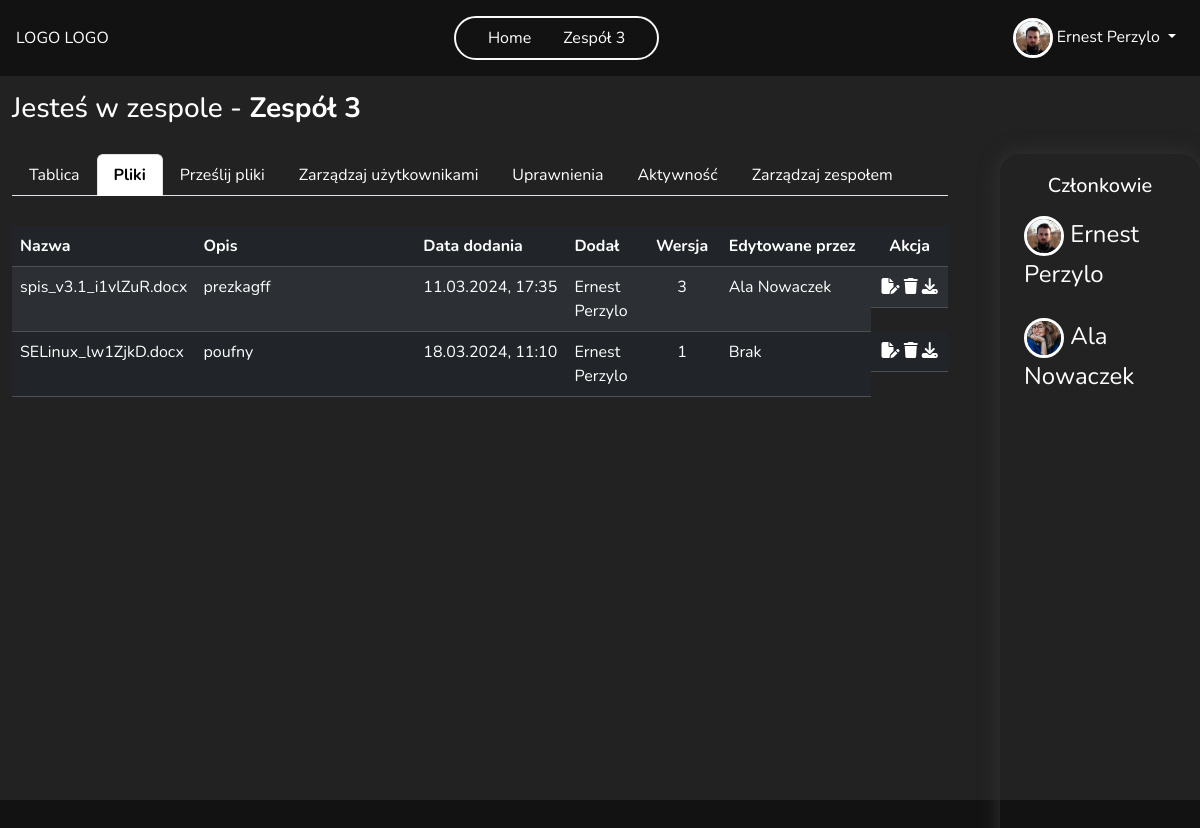
Before: /team/5/files (signed in) with the older database file.
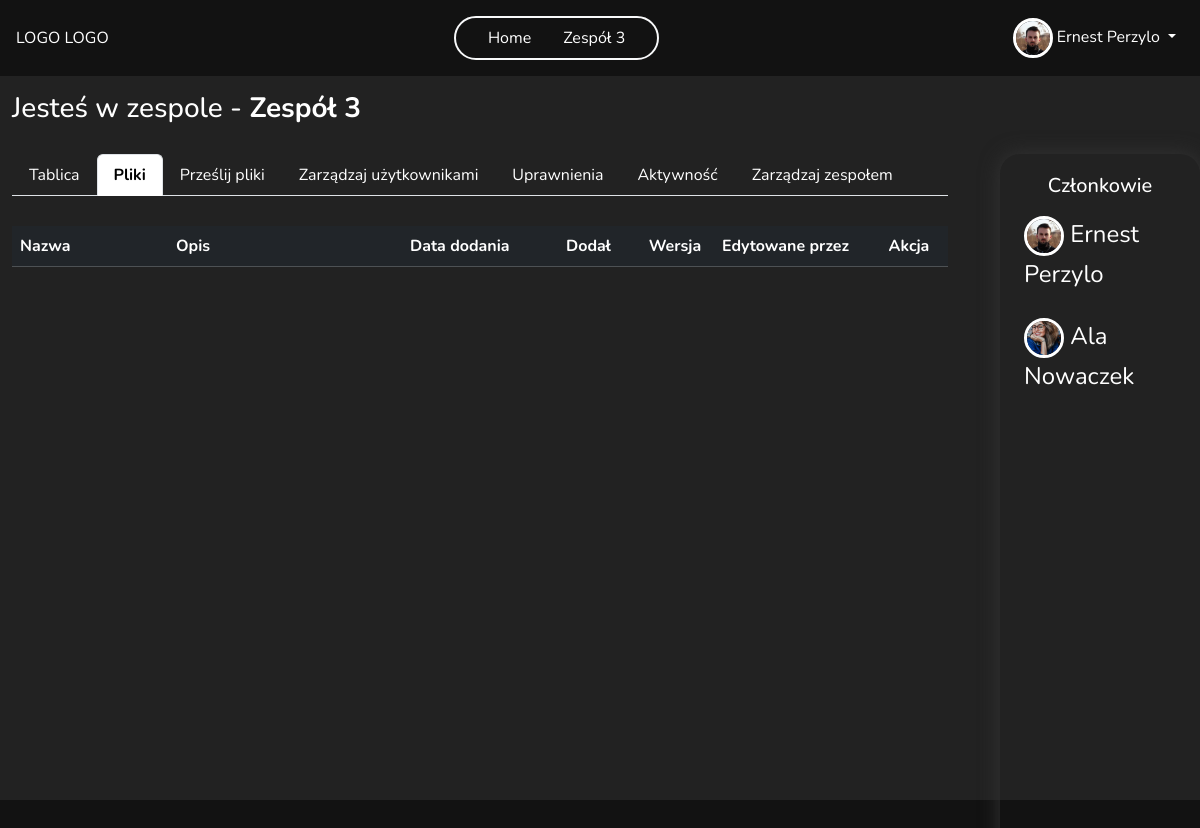
After: the same page with the newer database file.
### main/models.py (models this page shows, shortened)
class Team(models.Model):
    name = models.CharField(max_length=255)
    founder = models.ForeignKey(User, on_delete=models.CASCADE, related_name='team_founder')
    members = models.ManyToManyField(User, through='TeamMembership', related_name='team_member', blank=True)
    key = models.OneToOneField(Key, on_delete=models.SET_NULL, null=True, blank=True, related_name='team_key', unique=True)
    def get_members(self):
        return TeamMembership.objects.filter(team=self)
    class Meta:
        permissions = [
            ("add_new_member", "Can add new team memeber"),
            ("delete_member", "Can delete team memeber"),
            ("manage_perms", "Can manage all permission in team"),
            ("view_logs", "Can see team logs")
        ]

class File(models.Model):
    PRIVACY_CHOICES = [
        ('public', 'Publiczny'),
        ('confidencial', 'Poufny'),
        ('secret', 'Tajny')
    ]
    class Meta:
        permissions = [
            ('download_file', 'Can download file'),
            ('view_confidencial', 'Can view confidencial files'),
            ('edit_confidencial', 'Can edit confidencial files'),
            ('download_confidencial', 'Can download confidencial files'),
            ('view_secret', 'Can view secret files'),
            ('edit_secret', 'Can edit secret files'),
            ('download_secret', 'Can download secret files'),
        ]
    description = models.CharField(max_length=255)
    author = models.ForeignKey(User, on_delete=models.CASCADE)
    team = models.ForeignKey(Team, on_delete=models.CASCADE)
    file = models.FileField(upload_to=upload_to_team_folder, validators=[CustomFileExtensionValidator(['pdf', 'doc', 'docx'])])
    upload_date = models.DateTimeField(default=timezone.now)
    version = models.SmallIntegerField(default=1)
    last_editor = models.ForeignKey(User, on_delete=models.SET_NULL, null=True, blank=True, related_name='last_edited_files')
    privacy_level = models.CharField(max_length=12, choices=PRIVACY_CHOICES, default='public')
    def get_file_name(self):
        return os.path.basename(self.file.name)
    def download(self, request):
        if self.team.key:
            fernet_team = self.get_team_key()
            encrypt_content = self.file.read()
            decrypted_content = fernet_team.decrypt(encrypt_content)
            mime_type, _ = guess_type(self.file.name)
            response = HttpResponse(decrypted_content, content_type=mime_type)
            response['Content-Disposition'] = f'attachment; filename="{os.path.basename(self.file.name)}"'
        return response

class TeamMembership(models.Model):
    user = models.ForeignKey(User, on_delete=models.CASCADE)
    team = models.ForeignKey(Team, on_delete=models.CASCADE)
    groups = models.ManyToManyField(Group)
    def get_fullname_member(self):
        return f'{self.user.get_full_name()}'

class Profile(models.Model):
    user = models.OneToOneField(User, on_delete=models.CASCADE)
    image = models.ImageField(default='default.jpg', upload_to=UniqueFileName('profile_pics'))
    bio = models.TextField(max_length=500, blank=True, null=True)
    country = CountryField(default = 'PL')
    age = models.PositiveSmallIntegerField(blank=True, null=True)
    phone_number = models.CharField(max_length=20, blank=True, null=True)
    website = models.CharField(max_length=255, blank=True, null=True)
    last_password_change = models.DateTimeField(null=True, blank=True, default=timezone.now)

### main/views.py (the view, shortened to what this page needs)
# urls.py: path('team/<int:id>/files', views.team_files, name='team_files'),
@login_required
def team_files(request, id):
    team, members = get_team_and_members(id)
    if request.user.is_authenticated:
        user = request.user
        user_permissions = get_user_perms(user, team)
    view_file_perms = check_perms(user, team, 'view_file')
    view_confidencial_perms = check_perms(user, team, 'view_confidencial')
    view_secret_perms = check_perms(user, team, 'view_secret')
    if view_file_perms and view_confidencial_perms and view_secret_perms:
        files = File.objects.filter(team=team)
    context = {'team': team, 'files': files, 'user':user, 'members': members, 'user_permissions':user_permissions}
    return render(request, 'teams/team_files.html', context=context)

### main/context_processors.py (called while the page is built)
def user_teams(request):
    if request.user.is_authenticated:
        user_teams = Team.objects.filter(members = request.user)
    else:
        user_teams = None
    return {'user_teams':user_teams}

### main/permission_tools.py (called while the page is built)
def check_perms(user, team, codename):
    team_membership = TeamMembership.objects.filter(user=user, team=team).first()
    if team_membership:
        if team_membership.groups.filter(permissions__codename=codename).exists():
            return True
        return False
    else:
        raise Http404("Nie należysz do tego zespołu!!!")

def get_user_perms(user, team):
    team_membership = TeamMembership.objects.filter(user=user, team=team).first()
    user_permissions = []
    if team_membership:
        group = team_membership.groups.first()
        if group:
            user_permissions += list(group.permissions.values_list('codename', flat=True))
    return user_permissions

### main/views.py (called while the page is built)
def get_team_and_members(id):
    team = get_object_or_404(Team, pk=id)
    members = team.get_members()
    return team, members

### main/templates/teams/team_files.html (shortened to what this page needs)
{% extends "teams/team_board.html" %}
{% load crispy_forms_tags %}
{% block navbar %}
    {% include 'main/navbar.html' %}
{% endblock navbar %}
{% block team-content %}
<table class="table table-striped table-dark ">
  <thead>
    <tr>
      <th class="col-2" scope="col">Nazwa</th>
      <th class="col-3" scope="col">Opis</th>
      <th class="col-2" scope="col">Data dodania</th>
      <th class="col-1" scope="col">Dodał</th>
      <th class="col-1 text-center" scope="col">Wersja</th>
      <th class="col-2" scope="col">Edytowane przez</th>
      <th class="col-1 text-center" scope="col">Akcja</th>
    </tr>
  </thead>
  <tbody>
    {% for file in files %}
      <tr>
        <td>{{file.get_file_name}}</td>
        <td>{{file.description}}</td>
        <td>{{file.upload_date|date:"d.m.Y"}}, {{file.upload_date|time:"H:i"}}</td>
        <td>{{file.author.get_full_name}}</td>
        <td class="text-center">{{file.version}}</td>
        <td>
          {% if file.last_editor %}
            {{ file.last_editor.get_full_name }}
          {% else %}
              Brak
          {% endif %}
        </td>
        <td class="d-flex justify-content-around  ">
          {% if 'edit_confidencial' in user_permissions and file.privacy_level == 'confidencial' or user == file.author%}
            <a href="{% url 'edit_file' team.id file.id %}" class="text-white"><i class="fa-solid fa-file-pen"></i></a>
          {% elif 'edit_secret' in user_permissions and file.privacy_level == 'secret' or user == file.author %}
            <a href="{% url 'edit_file' team.id file.id %}" class="text-white"><i class="fa-solid fa-file-pen"></i></a>
          {% elif 'change_file' in user_permissions and file.privacy_level == 'public' or user == file.author %}
            <a href="{% url 'edit_file' team.id file.id %}" class="text-white"><i class="fa-solid fa-file-pen"></i></a>
          {% endif %}
          {% if user == file.author or 'delete_file' in user_permissions%}
          <a  data-bs-toggle="modal" data-bs-target="#confirmDeleteModal"><i class="fa-solid fa-trash"></i></a>
          {% endif %}
          {% if 'download_confidencial' in user_permissions and file.privacy_level == 'confidencial' %}
           <a href="{% url 'download_file' file.id %}" class="text-white" target="_blank"><i class="fa-solid fa-download"></i></a>
          {% elif 'download_secret' in user_permissions and file.privacy_level == 'secret' %}
           <a href="{% url 'download_file' file.id %}" class="text-white" target="_blank"><i class="fa-solid fa-download"></i></a>
          {% elif 'download_file' in user_permissions and file.privacy_level == 'public' %}
            <a href="{% url 'download_file' file.id %}" class="text-white" target="_blank"><i class="fa-solid fa-download"></i></a>
          {% endif %}
        </td>
      </tr>
    {% endfor %}
  </tbody>
</table>
{% endblock %}

### main/templates/teams/team_board.html (shortened to what this page needs)
{% extends "main/base.html" %}
{% load crispy_forms_tags %}
{% block content %}
<div class="container-fluid team-container ">
  <h3 class="mt-3">Jesteś w zespole - <strong>{{team.name}}</strong> </h3>
    <div class="row ">
        <div class="col-10 team-col">
            <ul class="nav nav-tabs">
                <li class="nav-item">
                  <a class="nav-link" aria-current="page" href="{% url 'team_board' team.id %}">Tablica</a>
                </li>
                <li class="nav-item">
                  <a class="nav-link" href="{% url 'team_files' team.id %}">Pliki</a>
                </li>
                <li class="nav-item">
                  <a class="nav-link" href="{% url 'team_add_file' team.id %}">Prześlij pliki</a>
                </li>
                {% if 'delete_member' in user_permissions and 'add_new_member' in user_permissions %}
                  <li class="nav-item">
                    <a class="nav-link" href="{% url 'team_members' team.id %}">Zarządzaj użytkownikami</a>
                  </li>
                {% endif %}
                {% if 'manage_perms' in user_permissions %}
                  <li class="nav-item">
                    <a class="nav-link" href="{% url 'team_permission' team.id %}">Uprawnienia</a>
                  </li>
                {% endif %}
                {% if  'view_logs' in user_permissions %}
                <li class="nav-item">
                  <a class="nav-link" href="{% url 'team_logs' team.id %}">Aktywność</a>
                </li>
                {% endif %}
                {% if 'change_team' in user_permissions %}
                  <li class="nav-item">
                    <a class="nav-link" href="{% url 'team_manage' team.id %}">Zarządzaj zespołem</a>
                  </li>
                {% endif %}
              </ul>
            <div class="team-content">
              {% block team-content %}{% endblock team-content %}
            </div>
        </div>
        <div class="col-2 members-col" >
            <h5 class="text-center ">Członkowie</h5>
          {% for member in members %}
            <div class="row d-flex align-items-center ">
                <div class="member-name d-flex justify-content-between ">
                    <div>
                      <img src="{{ member.user.profile.image.url }}" class="rounded-circle img-profile">
                      {{member.get_fullname_member}}
                    </div>
                </div>
            </div>
          {% endfor %}
        </div>
    </div>
</div>
{% endblock content %}

### main/templates/main/navbar.html (shortened to what this page needs)
<nav class="navbar navbar-expand-lg my-nav text-light justify-content-center position-relative p-3 z-3">
  <div class="d-flex justify-content-between w-100 align-items-center">
    <a class=" nav-link" href="/">LOGO LOGO</a>
    <ul class="navbar-nav mb-2 mb-lg-0 justify-content-center border border-2 border-light rounded-pill px-4 gap-3 ">
      <li class="nav-item">
        <a class="nav-link active" aria-current="page" href="{% url 'home' %}">Home</a>
      </li>
      {% if user_teams %}
        {% for team in user_teams %}
          <li class="nav-item">
            <a class="nav-link" href="{% url 'team_board' team.id %}">{{ team.name }}</a>
          </li>
        {% endfor %}
      {% endif %}
    </ul>
    <div class="navbar-nav ">
      {% if user.is_authenticated %}
          <div class="nav-item dropdown ml-auto">
            <a class="nav-link dropdown-toggle" href="#" role="button" data-bs-toggle="dropdown" aria-expanded="true">
              <img src="{{ user.profile.image.url }}" class="rounded-circle img-profile">
              {{ user.get_full_name }}
            </a>
          </div>
      {% else %}
      <a
        class="nav-link border border-2 border-light rounded-pill d-flex justify-content-center align-items-center gap-3 position-relative login-icon"
        href="{% url 'my-login' %}">Login<i class="fa-solid fa-user border border-2 border-light rounded-circle position-absolute button-icon"></i></a>
      {% endif %}
    </div>
  </div>
</nav>

Changed rows visible on the page:
removed File: get_file_name "spis_v3.1_i1vlZuR.docx", description "prezkagff", upload_date "11.03.2024", upload_date "17:35", author.get_full_name "Ernest Perzylo", version "3", last_editor.get_full_name "Ala Nowaczek", privacy_level "public" (drawn)
removed File: get_file_name "SELinux_lw1ZjkD.docx", description "poufny", upload_date "18.03.2024", upload_date "11:10", author.get_full_name "Ernest Perzylo", version "1", shows "Brak", privacy_level "secret" (drawn)
